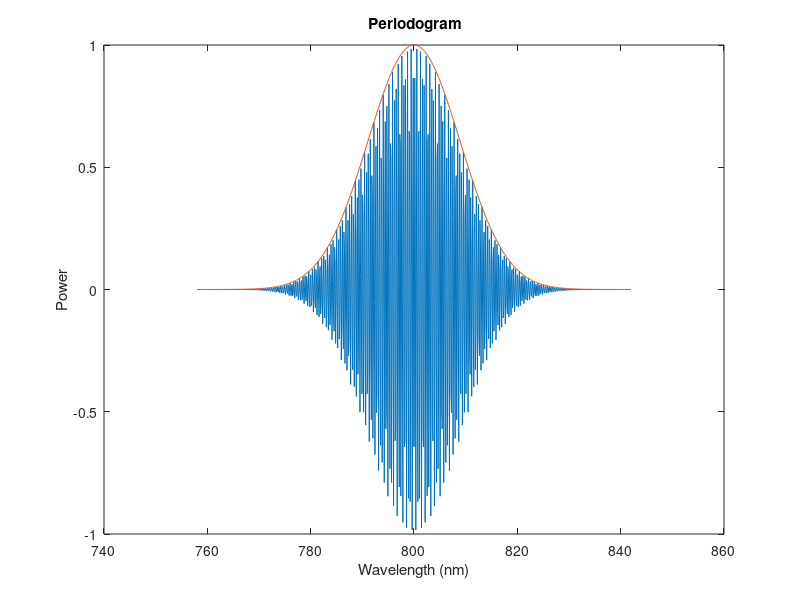
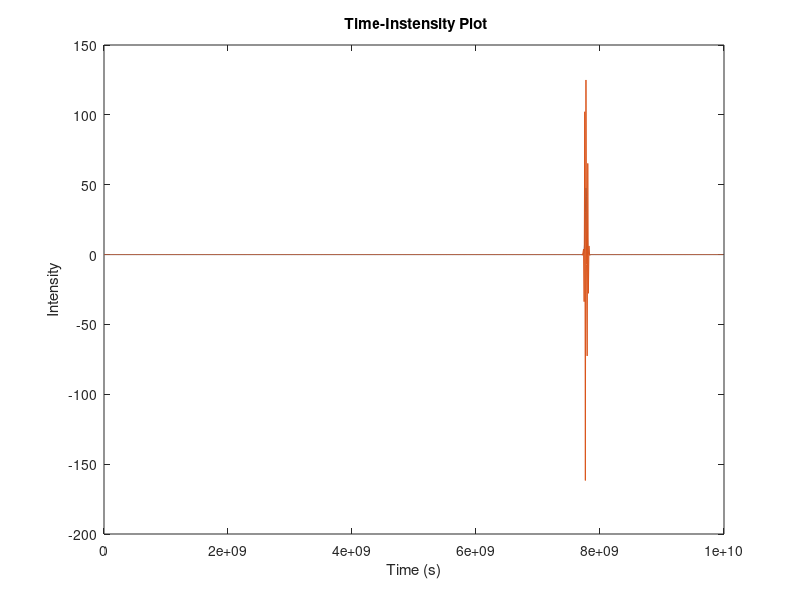

These figures' MATLAB source, in order:
clear all
fs = 1e+10;                          % Sample frequency (Hz)
% t = 0:1/fs:10-1/fs;                % 10 sec sample
% x = (1.3)*sin(2*pi*15*t) ...       % 15 Hz component
%   + (1.7)*sin(2*pi*40*(t-2)) ...   % 40 Hz component
%   + (2.5)*randn(size(t));          % Gaussian noise;
lambda = 800;                 % in nm
lambda = lambda*1e-9;         % in m
bandw=21;
bandw = bandw*1e-9;           % in m
c = 299792458;                % Speed of light in m/s
ph = 0;                       % Instanteneous pulse phase
wc = (2.*pi*c)/lambda;        % Center Frequency of Laser pulse
FWHM1 = 1e15*(lambda^2)/(c*bandw);  % Time FWHM in fs
offset = lambda - 2.*bandw;
start=0;
stop=4*bandw;
N=(stop-start)*fs;
w=linspace(start,stop,N);
w0=(stop-start)/2;
gau=exp(-4*log(2.)*((w-w0)/bandw).^2).*exp(1i*(wc*(w-w0)+ph));
ww = (w+offset)*1e9;                      % in nm (for plotting)
figure(1)
plot(ww,real(gau),ww,abs(gau))
xlabel('Wavelength (nm)')
ylabel('Power')
title('{\bf Periodogram}')
hold on
m = length(gau);          % Window length
n = pow2(nextpow2(m));  % Transform length
y = n*ifftshift(ifft(gau,n)); % DFT
t = (0:n-1)*(fs/n);     % Frequency range
power = y.*conj(y)/n;   % Power of the DFT
figure(2)
plot(t,power,t,real(y))
xlabel('Time (s)')
ylabel('Intensity')
title('{\bf Time-Instensity Plot}')
hold on